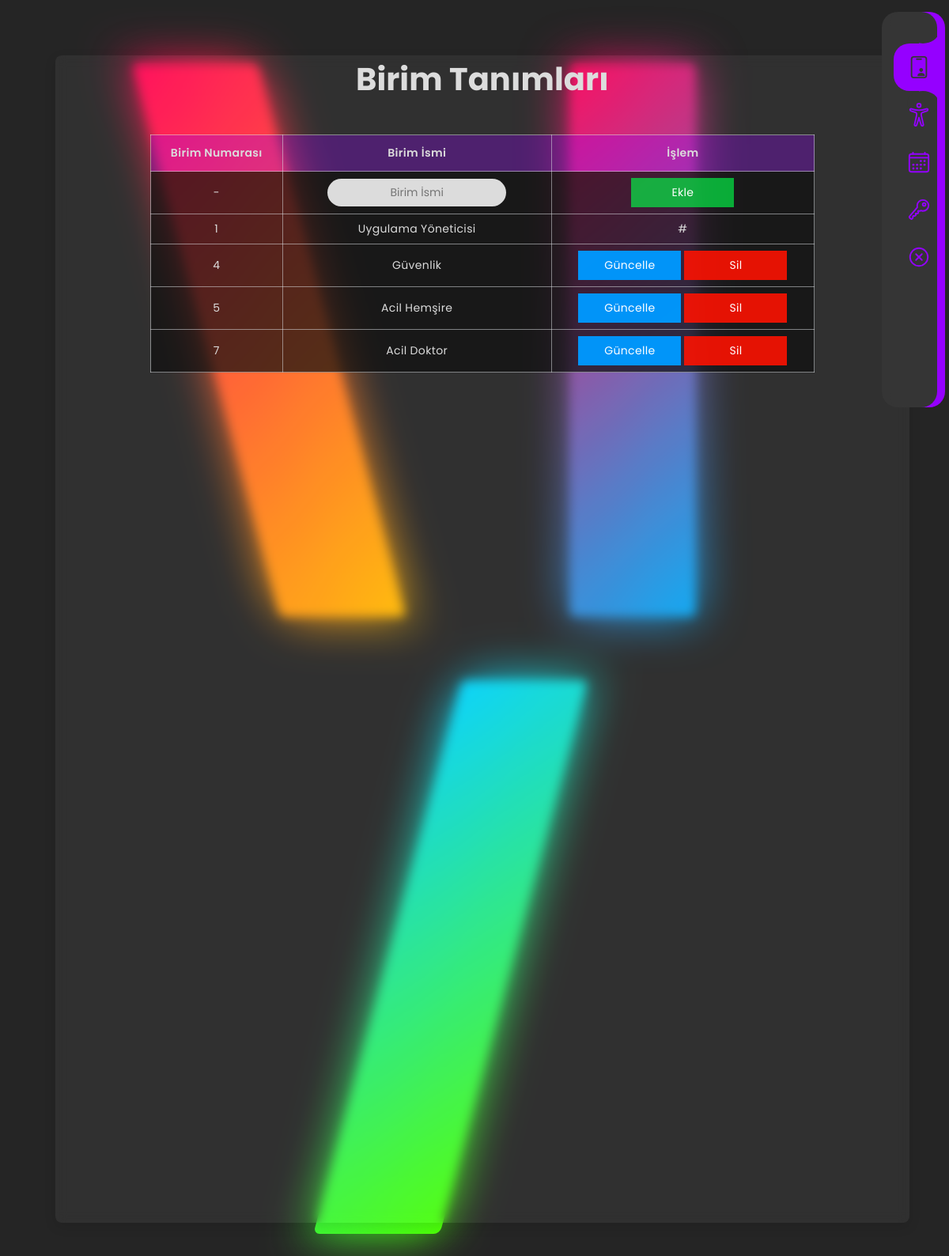
Page /masterpanel.php (signed in) on the committed database.
### tables this page shows
CREATE TABLE `birim` (
  `id` int(10) UNSIGNED NOT NULL,
  `isim` varchar(255) NOT NULL DEFAULT 'No Name'
);

### funcs_unit.php (the view, shortened to what this page needs)
<?php
    global $databaseConn;
    function UnitTable(){
        global $databaseConn;
        $query_unitTable = $databaseConn -> prepare("SELECT * FROM birim");
        $query_unitTable -> execute();
        $unit_count = $query_unitTable -> rowCount();
        if($unit_count > 0){
            $unit_records = $query_unitTable -> fetchAll(PDO::FETCH_ASSOC);
            foreach($unit_records as $unit_record){
                $unit_id = $unit_record["id"];
                $unit_name = $unit_record["isim"];
                if($unit_id == 1){
                    echo "<tr>";
                        echo "<td data-label='Birim Numarası'>" . $unit_id . "</td>";
                        echo "<td data-label='Birim İsmi'>" . $unit_name . "</td>";
                        echo "<td data-label='İşlem'>#</td>";
                    echo "</tr>";
                }
                else{
                    echo "<tr>";
                        echo "<td data-label='Birim Numarası'>" . $unit_id . "</td>";
                        echo "<td data-label='Birim İsmi'>" . $unit_name . "</td>";
                        echo "<td data-label='İşlem'>" . "<a href='action_updateunit.php?id=" . $unit_id . "' class='btn btn-update'>Güncelle</a>&nbsp;<a href='action_deleteunit.php?id=" . $unit_id . "' class='btn btn-delete'>Sil</a>" . "</td>";
                    echo "</tr>";
                }
            }
        }
    }
?>

### warden_css2.css (style rules this page uses)
* { margin: 0; padding: 0; box-sizing: border-box; font-family: 'Poppins', sans-serif; }
body { display: flex; justify-content: center; align-items: center; min-height: 100vh; background: #252525; }
.container .glass_table_container .glass_table tbody tr td { font-size: 14px; letter-spacing: 0.35px; font-weight: normal; color: gainsboro; background-color: rgba(15, 15, 15, 0.7); padding: 8px; text-align: center; border: 1px solid #dee2e685; }
.container .glass_table_container .glass_table .btn { width: 130px; text-decoration: none; line-height: 35px; display: inline-block; background-color: rgb(149, 0, 255); font-weight: medium; color: #fff; text-align: center; vertical-align: middle; user-select: none; border: 1px solid transparent; font-size: 14px; opacity: 1; transition: 0.25s; }
.container .glass_table_container .glass_table .btn-update { background-color: rgba(0, 153, 255, 0.967); }
.container .glass_table_container .glass_table .btn-delete { background-color: rgba(255, 17, 0, 0.885); }
.btn { width: 130px; text-decoration: none; line-height: 35px; display: inline-block; background-color: rgb(149, 0, 255); font-weight: medium; color: #fff; text-align: center; vertical-align: middle; user-select: none; border: 1px solid transparent; font-size: 14px; opacity: 1; transition: 0.25s; z-index: 1000; }

### rows in the picture
birim: id "1", isim "Uygulama Yöneticisi"
birim: id "4", isim "Güvenlik"
birim: id "5", isim "Acil Hemşire"
birim: id "7", isim "Acil Doktor"
